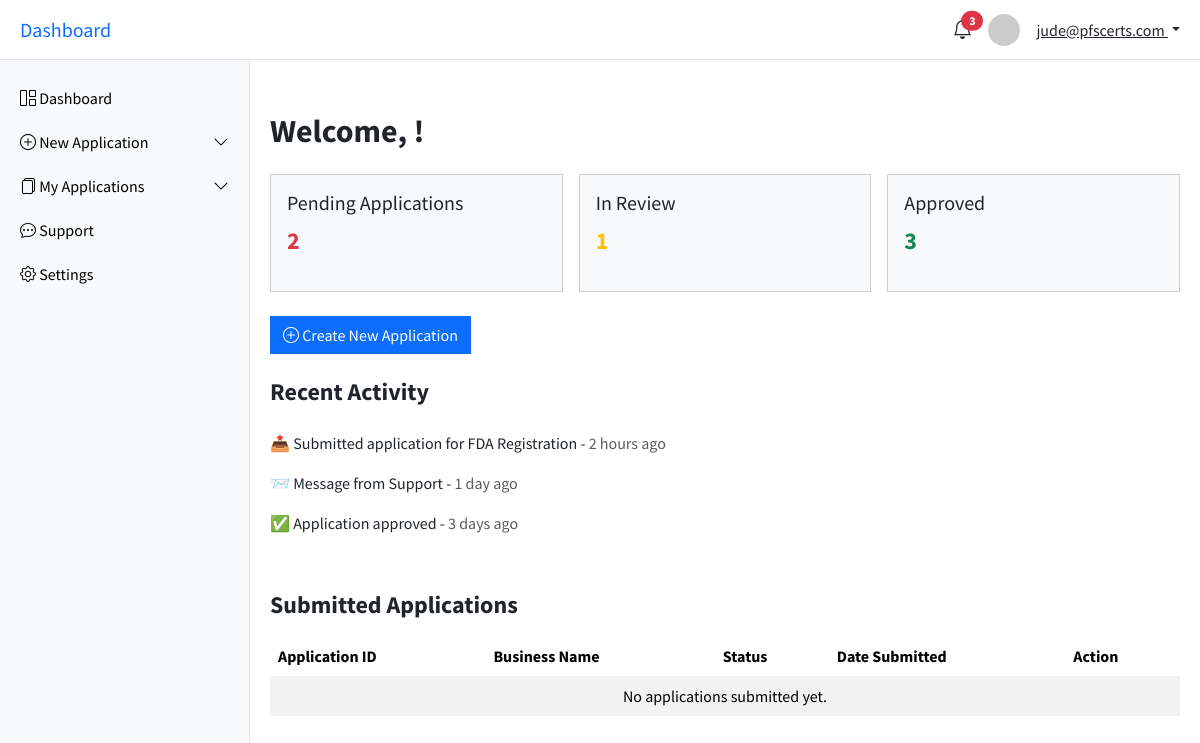
The page /account/dashboard/ (signed in) on the database as committed earlier.
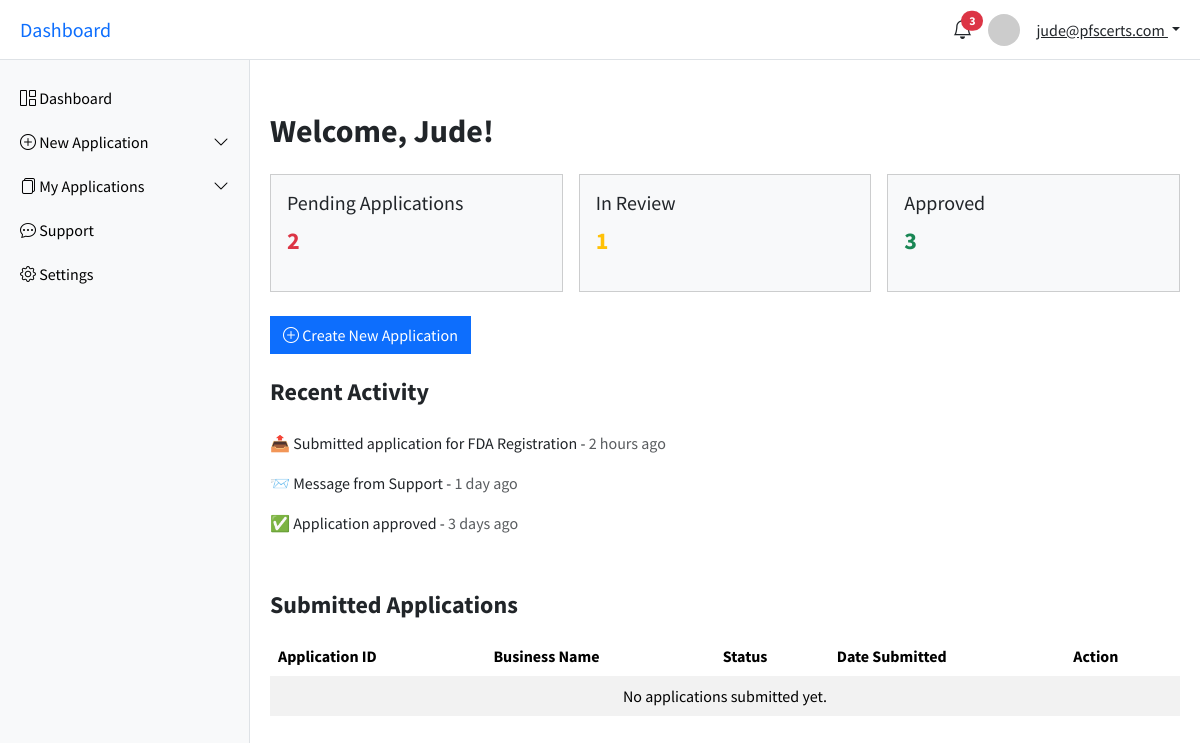
The same page on the database as committed later.
### account/models.py (models this page shows, shortened)
class CustomUser(AbstractUser):
    email = models.EmailField(unique=True)
    username = models.CharField(max_length=100)
    first_name = models.CharField(max_length=50)
    USERNAME_FIELD = 'email'
    REQUIRED_FIELDS = ['username']

### account/views.py (the view)
# urls.py: path('dashboard/', user_dashboard, name='user-dashboard'),
@login_required
def user_dashboard(request):
    return render(request, 'account/user-dashboard.html')

### account/templates/account/user-dashboard.html (shortened to what this page needs)
{% extends "account/base.html" %}
{% block content %}
<main class="main-content" id="mainContent">
  <div class="pt-4">
    <h2 class="fw-bold mb-4 mt-2">Welcome, {{ request.user.first_name }}!</h2>
    <div class="row g-3 mb-4">
      <div class="col-md-4">
        <a href="application-detail.html?id=1" class="text-decoration-none text-dark">
          <div class="card p-3 bg-light clickable-card">
            <h5>Pending Applications</h5>
            <p class="fs-4 fw-bold text-danger">2</p>
          </div>
        </a>
      </div>
      <div class="col-md-4">
        <a href="application-detail.html?id=2" class="text-decoration-none text-dark">
          <div class="card p-3 bg-light clickable-card">
            <h5>In Review</h5>
            <p class="fs-4 fw-bold text-warning">1</p>
          </div>
        </a>
      </div>
      <div class="col-md-4">
        <a href="application-detail.html?id=3" class="text-decoration-none text-dark">
          <div class="card p-3 bg-light clickable-card">
            <h5>Approved</h5>
            <p class="fs-4 fw-bold text-success">3</p>
          </div>
        </a>
      </div>
    </div>
    <div class="mb-4">
      <button type="button" class="btn btn-primary" data-bs-toggle="modal" data-bs-target="#createApplicationModal">
        <i class="bi bi-plus-circle"></i> Create New Application
      </button>
    </div>
    <div class="mb-5">
      <h4 class="fw-bold mb-3">Recent Activity</h4>
      <ul class="list-group">
        <li class="list-group-item border-0 ps-0">📤 Submitted application for FDA Registration - <span class="text-muted">2 hours ago</span></li>
        <li class="list-group-item border-0 ps-0">📨 Message from Support - <span class="text-muted">1 day ago</span></li>
        <li class="list-group-item border-0 ps-0">✅ Application approved - <span class="text-muted">3 days ago</span></li>
      </ul>
    </div>
    <div class="mb-5">
      <h4 class="fw-bold mb-3">Submitted Applications</h4>
      <div class="table-responsive">
        <table class="table table-striped table-borderless">
          <thead>
            <tr>
              <th>Application ID</th>
              <th>Business Name</th>
              <th>Status</th>
              <th>Date Submitted</th>
              <th>Action</th>
            </tr>
          </thead>
          <tbody>
            {% for fda_application in all_fda_applications %}
            <tr>
              <td>#APP001</td>
              <td>{{ fda_application.business_name }}</td>
              <td><span class="text-success">Approved</span></td>
              <td>{{ fda_application.submitted_at }}</td>
              <td><a href="#" class="btn btn-sm btn-outline-secondary">View</a></td>
            </tr>
            {% empty %}
            <tr>
              <td colspan="5" class="text-center">No applications submitted yet.</td>
            </tr>
            {% endfor %}
          </tbody>
        </table>
      </div>
    </div>
  </div>
</main>
{% endblock content %}

### account/templates/account/base.html (shortened to what this page needs)
<!DOCTYPE html>
{% load static %}
<html lang="en">
<head>
  <link href="https://cdn.jsdelivr.net/npm/bootstrap@5.3.3/dist/css/bootstrap.min.css" rel="stylesheet">
  <link href="https://cdn.jsdelivr.net/npm/bootstrap-icons@1.10.5/font/bootstrap-icons.css" rel="stylesheet">
</head>
<body>
<header class="topbar">
  <h5 class="m-0 d-none d-lg-block">
    <a href="{% url 'user-dashboard' %}" class="text-decoration-none">Dashboard</a>
  </h5>
  <div class="d-flex align-items-center gap-3 ms-auto">
    <div class="dropdown">
      <a href="#" class="text-dark position-relative" id="notifDropdown" data-bs-toggle="dropdown" aria-expanded="false">
        <i class="bi bi-bell fs-5"></i>
        <span class="position-absolute top-0 start-100 translate-middle badge rounded-pill bg-danger">3</span>
      </a>
    </div>
    <img src="https://via.placeholder.com/32" class="profile-img" alt="User Image">
    <div class="dropdown">
      <a class="dropdown-toggle text-dark" href="#" id="userDropdown" data-bs-toggle="dropdown" aria-expanded="false">
        {{ request.user.email }}
      </a>
    </div>
  </div>
</header>
<nav class="sidebar" id="sidebar">
  <a href="{% url 'user-dashboard' %}"><i class="bi bi-grid-1x2"></i> Dashboard</a>
  <a data-bs-toggle="collapse" href="#newAppMenu" role="button" aria-expanded="false" aria-controls="newAppMenu">
    <i class="bi bi-plus-circle"></i> New Application
    <i class="bi bi-chevron-down float-end"></i>
  </a>
  <a data-bs-toggle="collapse" href="#myAppsMenu" role="button" aria-expanded="false" aria-controls="myAppsMenu">
    <i class="bi bi-files"></i> My Applications
    <i class="bi bi-chevron-down float-end"></i>
  </a>
  <a href="#"><i class="bi bi-chat-dots"></i> Support</a>
  <a href="#"><i class="bi bi-gear"></i> Settings</a>
</nav>
{% block content %}{% endblock content %}
</body>
</html>

### account/templates/account/base.html (style rules this page uses)
body { font-family: 'Source Sans Pro', sans-serif; }
.sidebar { position: fixed; top: 60px; left: 0; height: 100vh; width: 250px; background: #f8f9fa; border-right: 1px solid #dee2e6; padding-top: 1rem; transition: transform 0.3s ease; }
.sidebar a { padding: 10px 20px; display: block; color: #000; text-decoration: none; }
.main-content { margin-left: 250px; padding: 80px 20px 20px; transition: margin-left 0.3s; }
.topbar { position: fixed; top: 0; left: 0; right: 0; height: 60px; background-color: #fff; border-bottom: 1px solid #dee2e6; display: flex; align-items: center; justify-content: space-between; padding: 0 20px; z-index: 1030; }
.btn, .card { border-radius: 0 !important; box-shadow: none !important; transition: background-color 0.3s, color 0.3s; }
.profile-img { width: 32px; height: 32px; object-fit: cover; border-radius: 50%; }
.clickable-card { cursor: pointer; }

Rows that differ between the two databases and show on the page:
changed CustomUser "jude@pfscerts.com": user.first_name (not shown) → "Jude"
